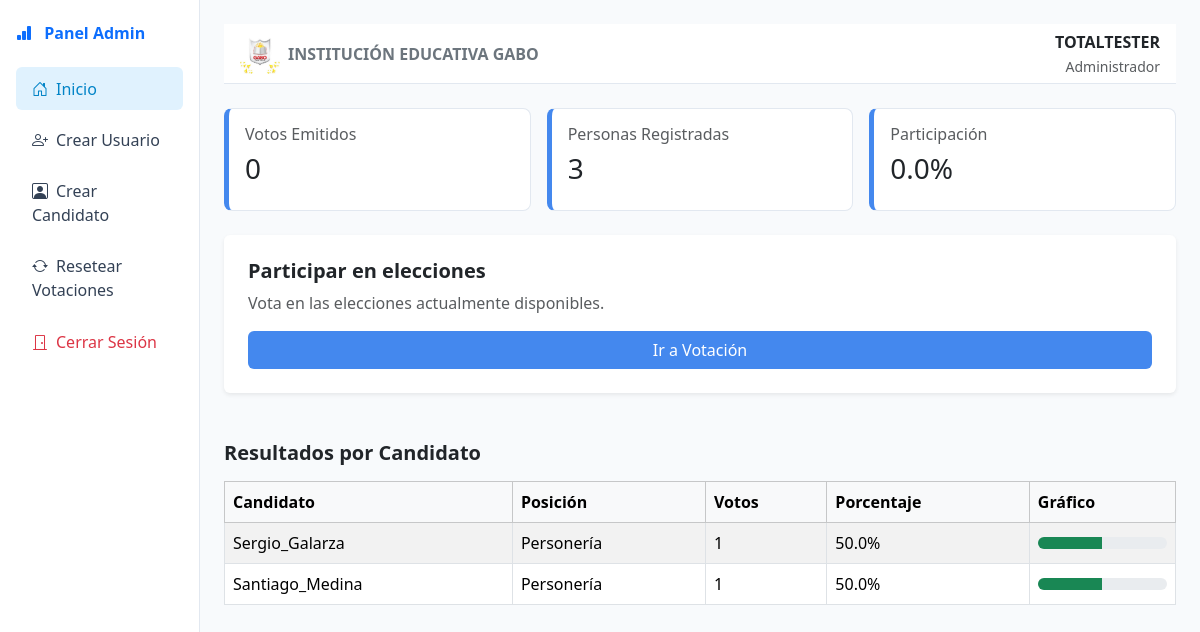
/admin_votes/ (signed in), run on an earlier commit of the app's database.
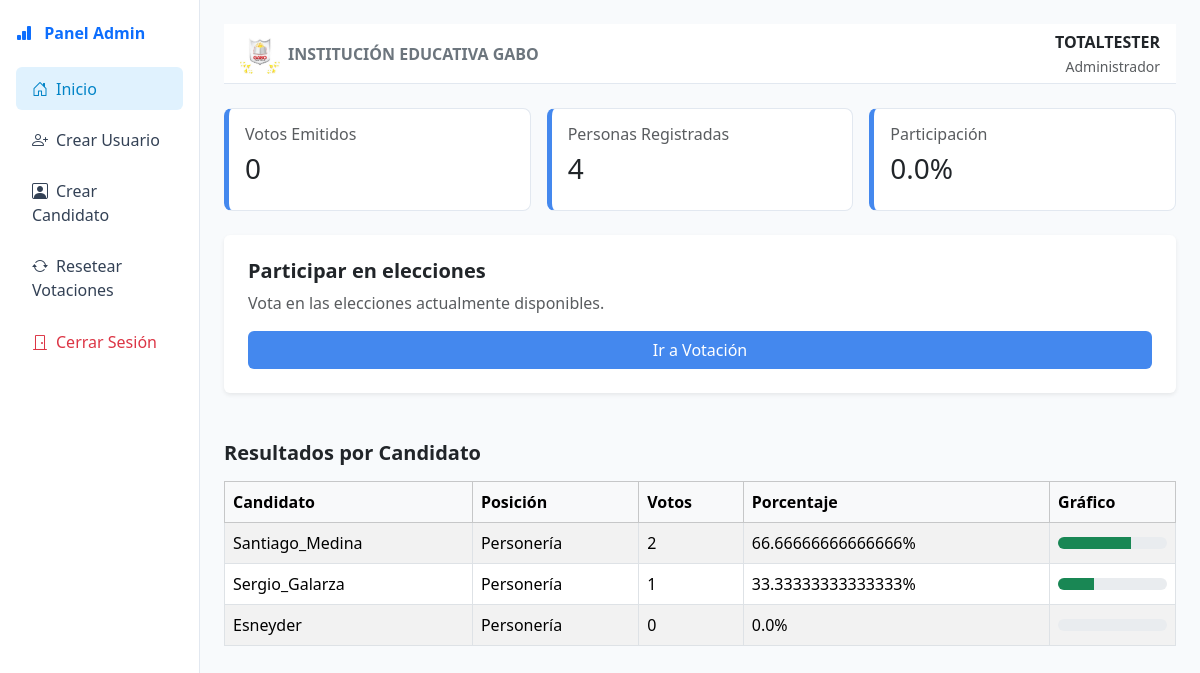
And on a later commit of the database.
### Users/models.py (models this page shows, shortened)
class BaseAuditModel(models.Model):
    created = models.DateTimeField(
        auto_now_add = True
    )
    last_updated = models.DateTimeField(
        auto_now = True
    )
    is_active = models.BooleanField(
        default=True
    )
    class Meta:
        abstract = True

class Candidates(BaseAuditModel):
    ROLES = [
        ('Personería', 'Personería'),
        ('Contraloría', 'Contraloría'),
    ]
    profile = models.OneToOneField(
        Profile,
        on_delete=models.CASCADE,
        related_name='candidate_profile'
        )
    votes = models.IntegerField(
        default=0
        )
    percentage = models.FloatField(
        default=0.0
        )
    description = models.TextField(
        max_length=500,
        default=''
        )
    image = models.ImageField(
        upload_to='candidates/',
        default='candidates/default_candidate.webp'
        )
    role = models.CharField(
        max_length=20,
        choices=ROLES,
        default='Personería'
    )

class Profile(BaseAuditModel):
    user = models.OneToOneField (
        User,
        on_delete=models.CASCADE
        )
    grade = models.CharField (
        max_length=50,
        default=''
        )
    identification = models.IntegerField (
        default=0,
        unique=True
        )
    voted_ombudman = models.BooleanField (
        default=False
        )
    voted_comptroller = models.BooleanField (
        default=False
        )
    class Meta:
        verbose_name = 'Profile'
        verbose_name_plural = 'Profiles'
    def __init__(self, *args, **kwargs):
        super().__init__(*args, **kwargs)

### Users/views.py (the view)
# urls.py: path('admin_votes/', admin_votes, name='admin_votes'),
@login_required(login_url='logIn')
def admin_votes(request):
    if not request.user.is_superuser:
        return redirect('main')
    ombudmans = Candidates.objects.filter(role='Personería')
    comptrollers = Candidates.objects.filter(role='Contraloría')
    votes_ombudman = sum(candidate.votes for candidate in ombudmans)
    votes_comptroller = sum(candidate.votes for candidate in comptrollers)
    for candidate in ombudmans:
        candidate.percentage = (candidate.votes / votes_ombudman * 100) if votes_ombudman > 0 else 0
        candidate.save()
    for candidate in comptrollers:
        candidate.percentage = (candidate.votes / votes_comptroller * 100) if votes_comptroller > 0 else 0
        candidate.save()
    profiles = Profile.objects.all()
    candidates = Candidates.objects.all().order_by('-votes')
    votes_casted = Profile.objects.filter(voted_ombudman=True, voted_comptroller=True).count()
    users = User.objects.filter(is_superuser=False).count()
    if users > 0:
        percentage = (votes_casted / users) * 100
    else:
        percentage = 0
    if request.method == 'GET':
        return render(request,'Users/admin.html',{
            'profiles' : profiles,
            'candidates' : candidates,
            'votes_casted' : votes_casted,
            'users' : users,
            'percentage' : percentage,
        })

### templates/users/admin.html (shortened to what this page needs)
{%load static%}
<!DOCTYPE html>
<html lang="es">
<head>
  <link href="https://cdn.jsdelivr.net/npm/bootstrap@5.3.3/dist/css/bootstrap.min.css" rel="stylesheet">
  <link href="https://cdn.jsdelivr.net/npm/bootstrap-icons@1.10.5/font/bootstrap-icons.css" rel="stylesheet">
  <link rel="stylesheet" href="{% static 'CSS/adminStyles.css' %}">
</head>
<body>
  <div class="container-fluid">
    <div class="row">
        <div class="col-md-2 sidebar d-none d-md-block">
          <h6 class="fw-bold text-primary mb-4">
            <i class="bi bi-bar-chart-fill me-2"></i> Panel Admin
          </h6>
          <a href="{% url 'admin_votes' %}" class="active"><i class="bi bi-house-door me-2"></i>Inicio</a>
          <a href="#" data-bs-toggle="modal" data-bs-target="#crearUsuarioModal" id="createUser"><i class="bi bi-person-plus me-2"></i>Crear Usuario</a>
          <a href="#" data-bs-toggle="modal" data-bs-target="#crearCandidatoModal" id="createCandidate"><i class="bi bi-person-square me-2"></i>Crear Candidato</a>
          <a href="#" data-bs-toggle="modal" data-bs-target="#resetModal"><i class="bi bi-arrow-repeat me-2"></i>Resetear Votaciones</a>
          <a href="{% url 'logout' %}" class="text-danger"><i class="bi bi-door-closed me-2"></i>Cerrar Sesión</a>
        </div>
      <div class="col-md-10 p-4">
        <div class="topbar mb-4">
          <div class="d-flex align-items-center gap-2">
            <img src="{% static 'IMAGES/logo.webp' %}" height="40" />
            <span class="fw-semibold text-secondary">INSTITUCIÓN EDUCATIVA GABO</span>
          </div>
          <div class="text-end">
            <span class="fw-bold d-block">TOTALTESTER</span>
            <small class="text-muted">Administrador</small>
          </div>
        </div>
        <div class="row g-3 mb-4">
          <div class="col-md-4">
            <div class="card-box">
              <h6 class="text-muted">Votos Emitidos</h6>
              <h3>{{ votes_casted }}</h3>
            </div>
          </div>
          <div class="col-md-4">
            <div class="card-box">
              <h6 class="text-muted">Personas Registradas</h6>
              <h3>{{ users }}</h3>
            </div>
          </div>
          <div class="col-md-4">
            <div class="card-box">
              <h6 class="text-muted">Participación</h6>
              <h3>{{ percentage }}%</h3>
            </div>
          </div>
        </div>
        <div class="card p-4 shadow-sm border-0">
          <h5 class="fw-bold mb-2">Participar en elecciones</h5>
          <p class="text-muted">Vota en las elecciones actualmente disponibles.</p>
          <a href="{% url 'main' %}" class="btn btn-action w-100">Ir a Votación</a>
        </div>
        <div class="mt-5">
          <h5 class="fw-bold mb-3">Resultados por Candidato</h5>
          <div class="table-responsive">
            <table class="table table-bordered table-striped align-middle">
              <thead class="table-light">
                <tr>
                  <th>Candidato</th>
                  <th>Posición</th>
                  <th>Votos</th>
                  <th>Porcentaje</th>
                  <th>Gráfico</th>
                </tr>
              </thead>
              <tbody>
                {% for candidate in candidates %}
                <tr>
                  <td>{{ candidate.profile.user.username }}</td>
                  <td>{{ candidate.role }}</td>
                  <td>{{ candidate.votes }}</td>
                  <td>{{ candidate.percentage }}%</td>
                  <td>
                    <div class="progress" style="height: 12px;">
                      <div class="progress-bar bg-success" role="progressbar"style="width: {{ candidate.percentage }}%;" aria-valuenow="{{ candidate.percentage }}" aria-valuemin="0" aria-valuemax="100">
                      </div>
                    </div>
                  </td>
                </tr>
                {% endfor %}
              </tbody>
            </table>
          </div>
        </div>
      </div>
    </div>
  </div>
</body>
</html>

What changed in the data, as far as the page shows it:
changed Candidates "Santiago_Medina": votes "1" → "2"; percentage "50.0" → "66.66666666666666"; moves up the list
changed Candidates "Sergio_Galarza": percentage "50.0" → "33.33333333333333"
added Candidates: profile.user.username "Esneyder", role "Personería", votes "0", percentage "0.0"
Also different on the page:
{{ users }}: "3" → "4"
